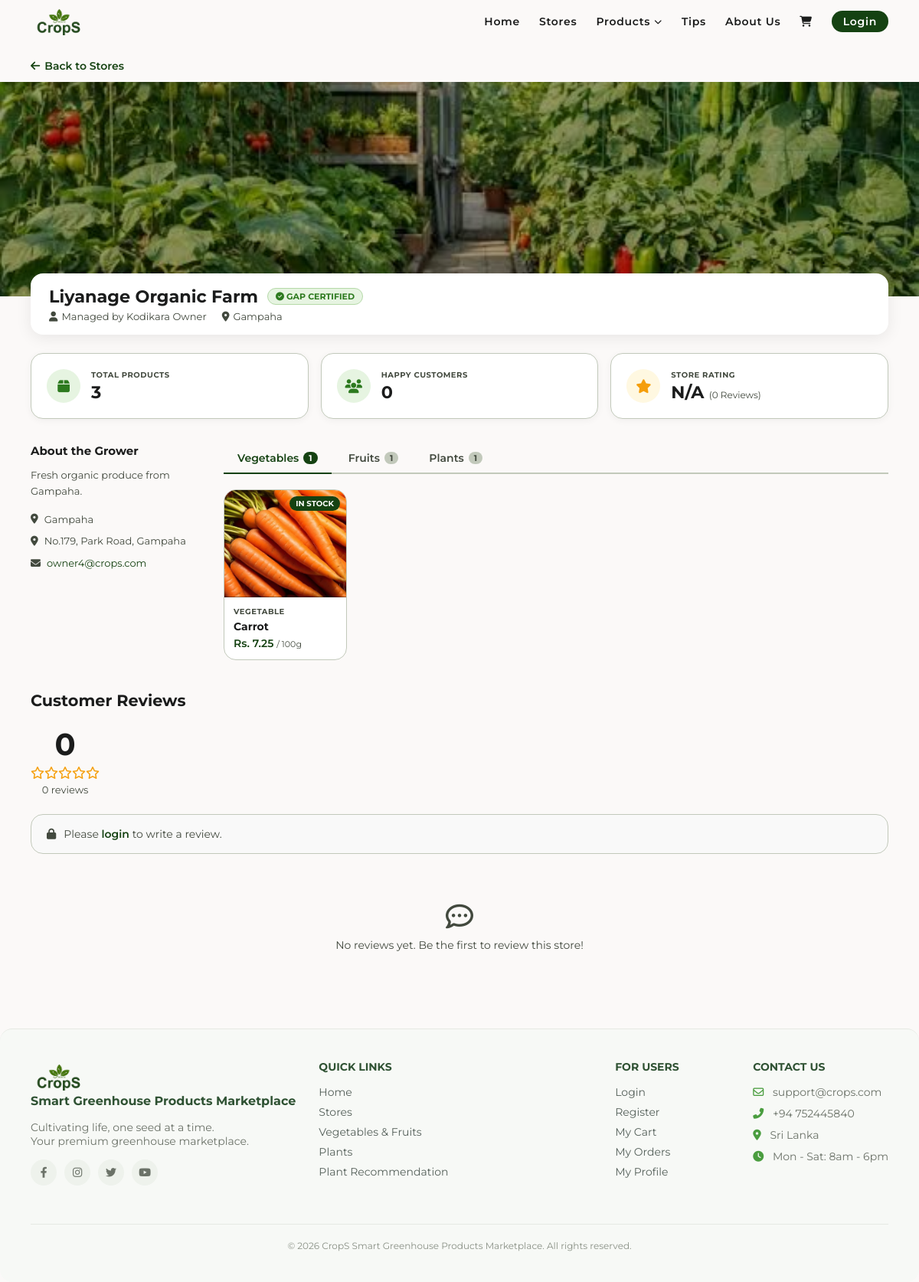
The page /stores.php?id=9 on the database its author committed.
### tables this page shows
CREATE TABLE `stores` (
  `id` int(11) NOT NULL,
  `owner_id` int(11) NOT NULL,
  `store_name` varchar(100) NOT NULL,
  `description` text DEFAULT NULL,
  `city` varchar(50) NOT NULL,
  `image` varchar(255) DEFAULT NULL,
  `created_at` timestamp NOT NULL DEFAULT current_timestamp()
);

CREATE TABLE `users` (
  `id` int(11) NOT NULL,
  `full_name` varchar(100) NOT NULL,
  `email` varchar(100) NOT NULL,
  `password` varchar(255) NOT NULL,
  `role` enum('admin','owner','customer') NOT NULL DEFAULT 'customer',
  `city` varchar(50) NOT NULL,
  `address` text DEFAULT NULL,
  `gap_certificate` varchar(255) DEFAULT NULL,
  `created_at` timestamp NOT NULL DEFAULT current_timestamp()
);

CREATE TABLE `products` (
  `id` int(11) NOT NULL,
  `store_id` int(11) NOT NULL,
  `name` varchar(100) NOT NULL,
  `description` text DEFAULT NULL,
  `price` decimal(10,2) NOT NULL,
  `category` enum('vegetable','fruit','plant') NOT NULL,
  `quantity` int(11) NOT NULL DEFAULT 0,
  `image` varchar(255) DEFAULT NULL,
  `created_at` timestamp NOT NULL DEFAULT current_timestamp()
);

### stores.php (the view, shortened to what this page needs)
<?php
include 'includes/header.php';
include 'includes/dbConnection.php';
$store_id = isset($_GET['id']) ? (int)$_GET['id'] : 0;
?>
<?php
$stmtStore = $pdo->prepare("
    SELECT stores.*,
           users.full_name AS owner_name,
           users.email AS owner_email,
           users.address AS owner_address,
           users.gap_certificate,
           COUNT(DISTINCT products.id) AS total_products,
           COUNT(DISTINCT orders.customer_id) AS happy_customers,
           ROUND(AVG(reviews.rating), 1) AS avg_rating,
           COUNT(DISTINCT reviews.id) AS total_reviews
    FROM stores
    JOIN users ON stores.owner_id = users.id
    LEFT JOIN products ON products.store_id = stores.id
    LEFT JOIN orders ON orders.store_id = stores.id
    LEFT JOIN reviews ON reviews.store_id = stores.id
    WHERE stores.id = :id
    GROUP BY stores.id
");
$stmtStore->execute(['id' => $store_id]);
$store = $stmtStore->fetch();
$stmtProducts = $pdo->prepare("SELECT * FROM products WHERE store_id = :id ORDER BY created_at DESC");
$stmtProducts->execute(['id' => $store_id]);
$allProducts = $stmtProducts->fetchAll();
$vegetables = array_filter($allProducts, fn($p) => $p['category'] === 'vegetable');
$fruits      = array_filter($allProducts, fn($p) => $p['category'] === 'fruit');
$plants      = array_filter($allProducts, fn($p) => $p['category'] === 'plant');
$stmtReviews = $pdo->prepare("
    SELECT reviews.*, users.full_name AS reviewer_name
    FROM reviews
    JOIN users ON reviews.user_id = users.id
    WHERE reviews.store_id = :id AND reviews.is_hidden = FALSE
    ORDER BY reviews.created_at DESC
");
$stmtReviews->execute(['id' => $store_id]);
$reviews = $stmtReviews->fetchAll();
$alreadyReviewed = false;
$canReview = false;
?>
<div class="store-details-page">
    <div class="main-wrapper" style="padding-bottom:0;">
        <a href="stores.php" class="back-link">
            <i class="fas fa-arrow-left"></i> Back to Stores
        </a>
    </div>
    <div class="store-hero">
        <?php if (!empty($store['image'])): ?>
            <img src="static/images/stores/<?php echo htmlspecialchars($store['image']); ?>" alt="..." class="store-hero-img">
        <?php else: ?>
            <img src="static/images/image1.jpg" alt="Store" class="store-hero-img">
        <?php endif; ?>
        <div class="store-hero-overlay"></div>
    </div>
    <div class="main-wrapper">
<div class="store-name-bar">
    <div class="store-name-info">
        <div class="store-title-row">
            <h1><?php echo htmlspecialchars($store['store_name']); ?></h1>
            <?php if (!empty($store['gap_certificate'])): ?>
                <span class="gap-badge"><i class="fas fa-check-circle"></i> GAP CERTIFIED</span>
            <?php endif; ?>
        </div>
        <p class="store-meta-line">
            <span><i class="fas fa-user"></i> Managed by <?php echo htmlspecialchars($store['owner_name']); ?></span>
            <span><i class="fas fa-location-dot"></i> <?php echo htmlspecialchars($store['city']); ?></span>
        </p>
    </div>
</div>
        <div class="store-stats">
            <div class="stat-card">
                <div class="stat-icon green"><i class="fas fa-box"></i></div>
                <div class="stat-info">
                    <span class="stat-label">TOTAL PRODUCTS</span>
                    <span class="stat-value"><?php echo number_format($store['total_products']); ?></span>
                </div>
            </div>
            <div class="stat-card">
                <div class="stat-icon green"><i class="fas fa-users"></i></div>
                <div class="stat-info">
                    <span class="stat-label">HAPPY CUSTOMERS</span>
                    <span class="stat-value"><?php $hc = $store['happy_customers']; echo $hc >= 1000 ? round($hc/1000,1).'k+' : $hc; ?></span>
                </div>
            </div>
            <div class="stat-card">
                <div class="stat-icon gold"><i class="fas fa-star"></i></div>
                <div class="stat-info">
                    <span class="stat-label">STORE RATING</span>
                    <span class="stat-value"><?php echo $store['avg_rating'] ?? 'N/A'; ?> <small>(<?php echo $store['total_reviews']; ?> Reviews)</small></span>
                </div>
            </div>
        </div>
        <div class="store-main-content">
            <div class="store-about">
                <h3>About the Grower</h3>
                <p><?php echo nl2br(htmlspecialchars($store['description'] ?? 'No description provided.')); ?></p>
                <div class="store-contact-info">
    <?php if (!empty($store['city'])): ?>
        <p><i class="fas fa-location-dot"></i> <?php echo htmlspecialchars($store['city']); ?></p>
    <?php endif; ?>
    <?php if (!empty($store['owner_address'])): ?>
        <p><i class="fas fa-map-marker-alt"></i> <?php echo htmlspecialchars($store['owner_address']); ?></p>
    <?php endif; ?>
    <?php if (!empty($store['owner_email'])): ?>
        <p><i class="fas fa-envelope"></i> <a href="mailto:<?php echo htmlspecialchars($store['owner_email']); ?>"><?php echo htmlspecialchars($store['owner_email']); ?></a></p>
    <?php endif; ?>
</div>
            </div>
            <div class="store-products">
                <div class="category-tabs">
                    <button class="tab-btn active" onclick="showTab('vegetables', this)">Vegetables <span class="tab-count"><?php echo count($vegetables); ?></span></button>
                    <button class="tab-btn" onclick="showTab('fruits', this)">Fruits <span class="tab-count"><?php echo count($fruits); ?></span></button>
                    <button class="tab-btn" onclick="showTab('plants', this)">Plants <span class="tab-count"><?php echo count($plants); ?></span></button>
                </div>
                <div class="tab-content active" id="tab-vegetables">
                    <?php if (count($vegetables) > 0): ?>
                        <div class="products-grid"><?php foreach ($vegetables as $product): ?><?php include 'includes/product_card.php'; ?><?php endforeach; ?></div>
                    <?php else: ?><p class="no-products">No vegetables listed yet.</p><?php endif; ?>
                </div>
                    <?php if (count($fruits) > 0): ?>
                        <div class="products-grid"><?php foreach ($fruits as $product): ?><?php include 'includes/product_card.php'; ?><?php endforeach; ?></div>
                    <?php else: ?><p class="no-products">No fruits listed yet.</p><?php endif; ?>
                    <?php if (count($plants) > 0): ?>
                        <div class="products-grid"><?php foreach ($plants as $product): ?><?php include 'includes/product_card.php'; ?><?php endforeach; ?></div>
                    <?php else: ?><p class="no-products">No plants listed yet.</p><?php endif; ?>
            </div>
        </div>
        <div class="reviews-section">
            <h2>Customer Reviews</h2>
            <div class="review-summary">
                <div class="review-avg">
                    <span class="avg-number"><?php echo $store['avg_rating'] ?? '0'; ?></span>
                    <div class="avg-stars">
                        <?php $avg = round($store['avg_rating'] ?? 0); for ($i = 1; $i <= 5; $i++) echo $i <= $avg ? '<i class="fas fa-star"></i>' : '<i class="far fa-star"></i>'; ?>
                    </div>
                    <span class="avg-count"><?php echo $store['total_reviews']; ?> reviews</span>
                </div>
            </div>
            <?php if ($canReview): ?>
                <div class="review-form-box">
                    <h3>Write a Review</h3>
                    <form method="POST" action="stores.php?id=<?php echo $store_id; ?>">
                        <div class="star-rating-input">
                            <p>Your Rating:</p>
                            <div class="stars-select" id="starSelect">
                                <?php for ($i = 1; $i <= 5; $i++): ?><i class="far fa-star" data-value="<?php echo $i; ?>"></i><?php endfor; ?>
                            </div>
                            <input type="hidden" name="rating" id="ratingInput" value="0">
                        </div>
                        <div class="form-group">
                            <label for="comment">Your Review:</label>
                            <textarea name="comment" id="comment" rows="4" placeholder="Share your experience with this greenhouse store..."></textarea>
                        </div>
                        <button type="submit" name="submit_review" class="btn btn-primary">Submit Review</button>
                    </form>
                </div>
            <?php elseif (!isset($_SESSION['user_id'])): ?>
                <div class="review-login-prompt"><i class="fas fa-lock"></i><p>Please <a href="login.php">login</a> to write a review.</p></div>
            <?php elseif ($alreadyReviewed): ?>
                <div class="review-login-prompt"><i class="fas fa-check-circle"></i><p>You have already submitted a review for this store.</p></div>
            <?php endif; ?>
            <?php if (count($reviews) > 0): ?>
                <div class="reviews-list">
                    <?php foreach ($reviews as $review): ?>
                        <div class="review-card">
                            <div class="review-header">
                                <div class="reviewer-info">
                                    <div class="reviewer-avatar"><?php echo strtoupper(substr($review['reviewer_name'], 0, 1)); ?></div>
                                    <div>
                                        <strong><?php echo htmlspecialchars($review['reviewer_name']); ?></strong>
                                        <span class="review-date"><?php echo date('M d, Y', strtotime($review['created_at'])); ?></span>
                                    </div>
                                </div>
                                <div class="review-stars">
                                    <?php for ($i = 1; $i <= 5; $i++) echo '<i class="'.($i <= $review['rating'] ? 'fas' : 'far').' fa-star"></i>'; ?>
                                </div>
                            </div>
                            <?php if (!empty($review['comment'])): ?>
                                <p class="review-comment"><?php echo htmlspecialchars($review['comment']); ?></p>
                            <?php endif; ?>
                        </div>
                    <?php endforeach; ?>
                </div>
            <?php else: ?>
                <div class="no-reviews"><i class="far fa-comment-dots"></i><p>No reviews yet. Be the first to review this store!</p></div>
            <?php endif; ?>
        </div>
    </div>
</div>
<?php include 'includes/footer.php'; ?>

### includes/product_card.php
<?php
if ($product['quantity'] <= 0) {
    $stockLabel = 'OUT OF STOCK';
    $stockClass = 'out-stock';
} elseif ($product['quantity'] <= 10) {
    $stockLabel = 'LOW STOCK';
    $stockClass = 'low-stock';
} else {
    $stockLabel = 'IN STOCK';
    $stockClass = 'in-stock';
}
$detailPage = $product['category'] === 'plant' ? 'plants.php' : 'products.php';
?>
<a href="<?php echo $detailPage; ?>?id=<?php echo $product['id']; ?>" class="product-card">
    <div class="product-card-img">
        <?php if (!empty($product['image'])): ?>
            <img src="static/images/Products/<?php echo htmlspecialchars($product['image']); ?>"
                 alt="<?php echo htmlspecialchars($product['name']); ?>">
        <?php else: ?>
            <img src="static/images/image3.jpg" alt="Product">
        <?php endif; ?>
        <span class="stock-badge <?php echo $stockClass; ?>"><?php echo $stockLabel; ?></span>
    </div>
    <div class="product-card-info">
        <p class="product-category-label"><?php echo strtoupper($product['category']); ?></p>
        <p class="product-name"><?php echo htmlspecialchars($product['name']); ?></p>
        <?php if ($product['category'] === 'plant'): ?>
            <p class="product-price">Rs. <?php echo number_format($product['price'], 2); ?> <span>/ plant</span></p>
        <?php else: ?>
            <p class="product-price">Rs. <?php echo number_format($product['price'] / 10, 2); ?> <span>/ 100g</span></p>
        <?php endif; ?>
    </div>
</a>

### static/style.css (style rules this page uses)
:root { --primary: #154212; --on-primary: #ffffff; --secondary-container: acf284; --surface: #fbf9f8; --bg-white: #ffffff; --on-surface: #1b1c1c; --on-surface-variant: #42493e; --outline-variant: #c2c9bb; --footer-bg: #4a4a4a; --font-family: 'Montserrat', sans-serif; --radius-xl: 24px; --radius-lg: 16px; --radius-full: 9999px; --container-padding: 40px; --stack-md: 24px; --gutter: 16px; }
* { margin: 0; padding: 0; box-sizing: border-box; font-family: var(--font-family); }
body { background-color: var(--surface); color: var(--on-surface); padding: 0; }
a { text-decoration: none; color: inherit; }
.main-wrapper { padding: 10px var(--container-padding) 20px var(--container-padding); }

### rows shown on the page
stores: image (picture), store_name "Liyanage Organic Farm", owner.full_name "Kodikara Owner", city "Gampaha", description "Fresh organic produce from Gampaha.", owner.address "No.179, Park Road, Gampaha", owner.email "owner4@crops.com"
products: image (picture), quantity "IN STOCK", category "VEGETABLE", name "Carrot", $product['price']/10 "7.25"

### other values the page prints
$store['total_products'] "3"
$hc "0"
$store['avg_rating'] "N/A"
$store['total_reviews'] "0"
count($vegetables) "1"
count($fruits) "1"
count($plants) "1"
$store['avg_rating'] "0"
